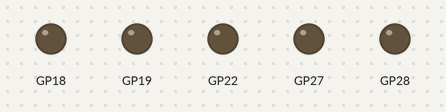
The program below on a simulated Raspberry Pi Pico running MicroPython. Parts: output pins drawn as LEDs (lit = HIGH). What the program prints to the serial console is not drawn.

Above: at 0.1 s.
At 5.1 s:
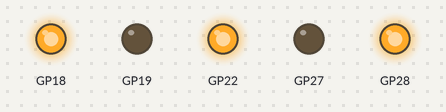
At 12.1 s:
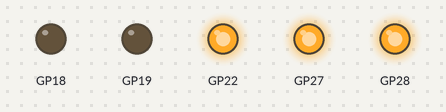
At 19.6 s:
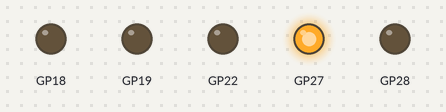
At 28.6 s:
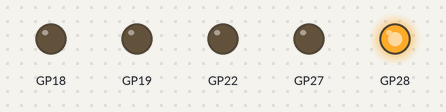
At 39.1 s:
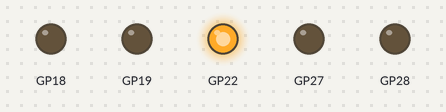
Timing chart, 0 to 40.0 s (numbered marks = the images above):
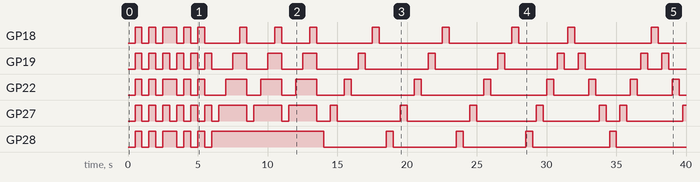

The program:

led_array.py
```python
from machine import Pin
import time
import math

class LedArray:

    GLOBAL_DEFAULT_WAIT_TIME = 0.5

    def __init__(self, ordered_list_of_leds, logging=False, wait_time=None):
        self.logging = logging
        if wait_time is None:
            self.log(f"wait_time is None, defaulting to {LedArray.GLOBAL_DEFAULT_WAIT_TIME}")
            self.wait_time = LedArray.GLOBAL_DEFAULT_WAIT_TIME
        else:
            self.wait_time = wait_time
        self.leds_list = ordered_list_of_leds
        self.len = len(self.leds_list)

        self.log(f"Succesfully created: {self}")

    def log(self, msg):
        if self.logging:
            print(f"{__class__.__name__}#{id(self)}: {msg}")

    def __getitem__(self, key):
        #print(f"Recibido: {key} ({type(key)})")
        return LedArray(list(self.leds_list[key]), self.logging, self.wait_time)

    def __len__(self):
        return self.len

    def __str__(self):
        return f"LedArray({str(self.leds_list)})"

    def on(self, led_index):
        self.leds_list[led_index].value(1)
    def off(self, led_index):
        self.leds_list[led_index].value(0)

    def all_on(self):
        for led in self.leds_list:
            led.value(1)
#         for index in range(self.len):
#             self.on(index)
    def all_off(self):
        for led in self.leds_list:
            led.value(0)
#         for index in range(self.len):
#             self.on(index)

    def simultaneous_blink_dance(self):
        self.all_off()
        time.sleep(self.wait_time)
        self.all_on()
        time.sleep(self.wait_time)
        self.all_off()

    def alternate_dance(self):
        self.all_off()
        self[0:self.len:2].all_on()
        time.sleep(self.wait_time)
        self.all_off()
        self[1:self.len:2].all_on()
        time.sleep(self.wait_time)
        self.all_off()

    def sequence_dance(self):
        self.all_off()
        for index in range(self.len):
            self.on(index)
            time.sleep(self.wait_time)
        self.all_off()

    def sequence_blink_dance(self):
        self.all_off()
        for index in range(self.len):
            self.on(index)
            time.sleep(self.wait_time)
            self.off(index)
            time.sleep(self.wait_time)
        self.all_off()

    def ping_pong_dance(self):
        self.all_off()
        for index in range(self.len):
            self.on(index)
            time.sleep(self.wait_time)
            self.off(index)
            time.sleep(self.wait_time/2)
        for index in range(self.len-2,0,-1):
            self.on(index)
            time.sleep(self.wait_time)
            self.off(index)
            time.sleep(self.wait_time/2)

    def display_int_as_binary(self, integer: int):
        self.all_off()
        int_bin = bin(int(integer))[2:]
        for index, bit in enumerate(reversed(int_bin)):
            #print(index, bit)
            self.leds_list[index].value(int(bit))

    def display_fraction_as_levels(self, fraction: float):
        self.all_off()
        level = (self.len) * fraction
        level = int(level) + (1 if level - int(level) >= 0.5 else 0) # let x be an integer: if (x+0.5) then round up, if (x+0.4) then round down
        print(level)
        self[0:level].all_on()


    def test_leds(self):
        self.all_off()
        print("Testing leds...")
        for _ in range(3): self.simultaneous_blink_dance()
        for _ in range(3): self.alternate_dance()
        for _ in range(3): self.sequence_dance()
        for _ in range(3): self.sequence_blink_dance()
        for _ in range(3): self.ping_pong_dance()
        for num in range(self.len+1):
            frac = num/self.len
            print(frac)
            self.display_fraction_as_levels(frac)
            time.sleep(self.wait_time)
        for number in range(16):
            self.display_int_as_binary(number)
            time.sleep(self.wait_time)
        for _ in range(3): self.simultaneous_blink_dance()
        self.all_off()

if __name__ == "__main__":

    led_arr = LedArray([
        Pin(28,Pin.OUT),
        Pin(27,Pin.OUT),
        Pin(22,Pin.OUT),
        Pin(19,Pin.OUT),
        Pin(18,Pin.OUT),
    ], logging=True, wait_time=.5)

    #print(led_arr)

    led_arr.test_leds()

    
```

Measured:
- by itself, GP18: LOW → HIGH at 0.50 s, → LOW 0.50 s later, → HIGH 0.50 s later, → LOW 0.50 s later, … (26 changes in this stretch)
- by itself, GP19: LOW → HIGH at 0.50 s, → LOW 0.50 s later, → HIGH 0.50 s later, → LOW 0.50 s later, … (32 changes in this stretch)
- by itself, GP22: LOW → HIGH at 0.50 s, → LOW 0.50 s later, → HIGH 0.50 s later, → LOW 0.50 s later, … (30 changes in this stretch)
- by itself, GP27: LOW → HIGH at 0.50 s, → LOW 0.50 s later, → HIGH 0.50 s later, → LOW 0.50 s later, … (31 changes in this stretch)
- by itself, GP28: LOW → HIGH at 0.50 s, → LOW 0.50 s later, → HIGH 0.50 s later, → LOW 0.50 s later, … (20 changes in this stretch)
